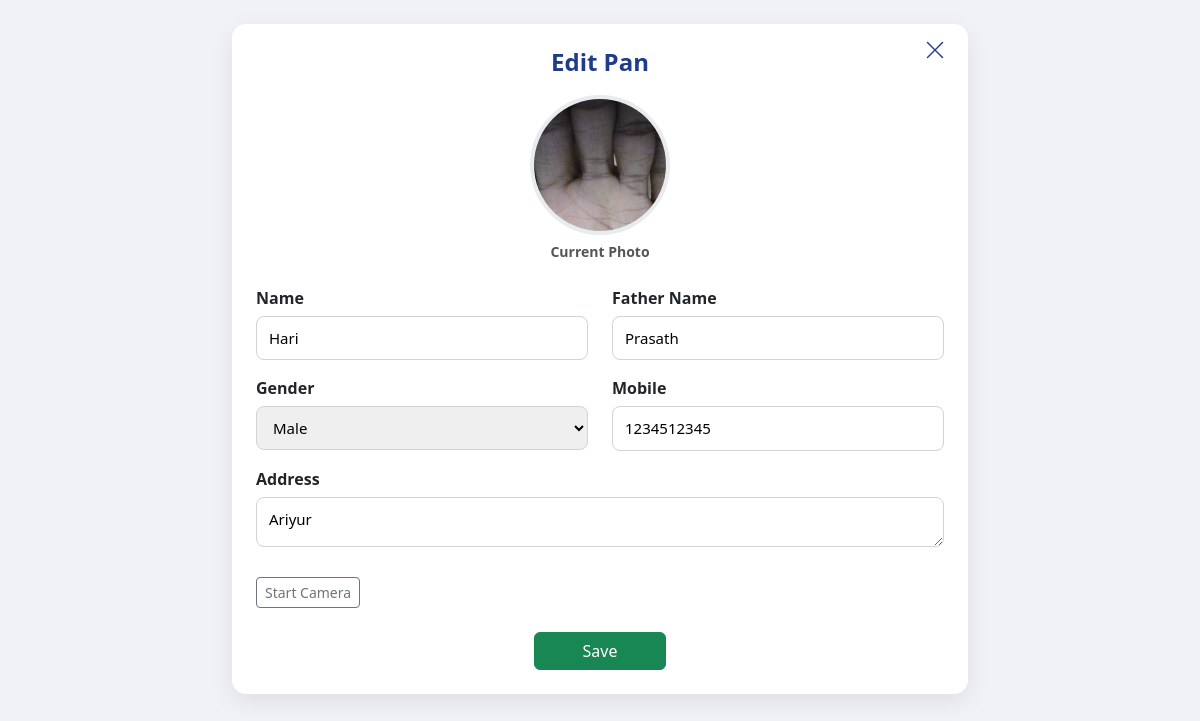
Screenshot of /pan/1/edit/ with the database file from the repository.
### Pan_App/models.py (models this page shows, shortened)
class Pan(models.Model):
    GENDER_CHOICES = (
    ('Male', 'Male'),
    ('Female', 'Female'),
    ('Other', 'Other'),
)
    aadhar = models.OneToOneField(Aadhar, on_delete=models.CASCADE, related_name='pan')
    pan_no = models.CharField(max_length=10, unique=True)
    name = models.CharField(max_length=100)
    father_name = models.CharField(max_length=100)
    dob = models.DateField()
    gender = models.CharField(max_length=10, choices=GENDER_CHOICES)
    mobile = models.CharField(max_length=10)
    address = models.TextField()
    photo = models.ImageField(upload_to=pan_photo_path, blank=True, null=True)
    created_at = models.DateTimeField(auto_now_add=True)

### Pan_App/views.py (the view)
# urls.py: path('<int:pk>/edit/', views.pan_edit, name='pan_edit'),
def pan_edit(request, pk):
    pan = get_object_or_404(Pan, pk=pk)
    if request.method == 'POST':
        form = PanEditForm(request.POST, request.FILES, instance=pan)
        if form.is_valid():
            pan = form.save(commit=False)
            photo_data = request.POST.get('photo_data')
            if photo_data:
                fmt, imgstr = photo_data.split(';base64,')
                ext = fmt.split('/')[-1]
                pan.photo.save(
                    f"pan_{uuid.uuid4()}.{ext}",
                    ContentFile(base64.b64decode(imgstr)),
                    save=False
                )
            pan.save()
            a = pan.aadhar
            a.name = pan.name
            a.father_name = pan.father_name
            a.address = pan.address
            a.mobile = pan.mobile
            a.gender = pan.gender
            a.save()
            DigitalCustomer.objects.filter(
                aadhar__aadhar_no=a.aadhar_no
            ).update(
                mobile=a.mobile,
                gender=a.gender
            )
            YourCustomer.objects.filter(
                aadhar__aadhar_no=a.aadhar_no
            ).update(
                mobile=a.mobile,
                gender=a.gender
            )
            return redirect('pan_detail', pk=pan.pk)
    else:
        form = PanEditForm(instance=pan)
    return render(request, 'pan_app/pan_edit.html', {
        'form': form,
        'pan': pan
    })

### Pan_App/forms.py
class PanEditForm(forms.ModelForm):
    class Meta:
        model = Pan
        fields = ['name', 'father_name', 'gender', 'address', 'mobile', 'photo']

### Pan_App/templates/pan_app/pan_edit.html (shortened to what this page needs)
{% extends 'pan_app/base.html' %}
{% block content %}
<div class="container py-4">
 <div class="row justify-content-center">
  <div class="col-lg-8 col-md-10 col-sm-12">
   <div class="a-card">
    <h4 class="a-title">Edit Pan</h4>
    <div class="edit-actions">
  <button type="button" id="closeBtn" title="Close">
    <i class="bi bi-x-lg"></i>
  </button>
</div>
    <div class="profile-row" id="imageRow">
      {% if pan.photo %}
      <div class="profile-box" id="oldBox">
        <img src="{{ pan.photo.url }}" class="profile-img" id="oldPhoto">
        <div class="profile-label">Current Photo</div>
      </div>
      {% endif %}
    </div>
    <form method="post" enctype="multipart/form-data" id="editForm">
     <div class="row">
      <div class="col-md-6 form-group">
       <label>Name</label>
       {{ form.name }}
      </div>
      <div class="col-md-6 form-group">
       <label>Father Name</label>
       {{ form.father_name }}
      </div>
      <div class="col-md-6 form-group">
       <label>Gender</label>
       {{ form.gender }}
      </div>
      <div class="col-md-6 form-group">
       <label>Mobile</label>
       {{ form.mobile }}
      </div>
      <div class="col-12 form-group">
       <label>Address</label>
       {{ form.address }}
      </div>
     </div>
     <div class="mt-2">
      <button type="button" id="toggleCam" class="btn btn-outline-secondary btn-sm">
        Start Camera
      </button>
     </div>
     <div class="text-center mt-4">
      <button type="button" id="saveBtn" class="btn btn-success px-5">Save</button>
     </div>
    </form>
   </div>
  </div>
 </div>
</div>
{% endblock %}

### Pan_App/templates/pan_app/pan_edit.html (style rules this page uses)
.a-card { background:#fff; border-radius:14px; padding:24px; box-shadow:0 8px 24px rgba(0,0,0,.08); }
.a-title { text-align:center; color:#1f3c88; font-weight:600; margin-bottom:10px; }
.edit-actions { position:absolute; top:8px; right:16px; display:flex; gap:12px; }
.edit-actions button { background:none; border:none; font-size:22px; cursor:pointer; color:#1f3c88; }
.a-card { position:relative; }
.profile-row { display:flex; justify-content:center; gap:24px; margin:18px 0 24px; flex-wrap:wrap; }
.profile-box { text-align:center; }
.profile-img { width:140px; height:140px; border-radius:50%; object-fit:cover; border:4px solid #e9ecef; }
.profile-label { font-size:14px; font-weight:600; margin-top:6px; color:#555; }
.form-group { margin-bottom:16px; }
.form-group label { display:block; font-weight:600; margin-bottom:6px; }
.form-group input, .form-group select, .form-group textarea { width:100%; padding:10px 12px; border-radius:8px; border:1px solid #ced4da; font-size:15px; }
.form-group textarea { height:50px; min-height:50px; resize:vertical; }

### rows the page displays
Pan: photo (picture), name "Hari", father_name "Prasath", gender "Male", mobile "1234512345", address "Ariyur"
